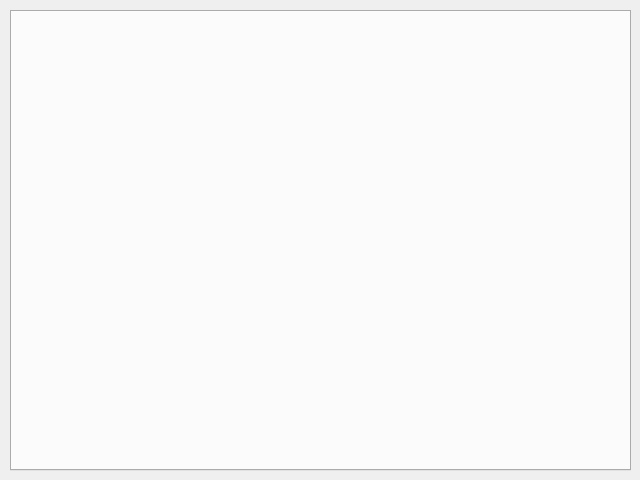
<?xml version="1.0" encoding="UTF-8"?>
<ui version="4.0">
 <class>TimelineTabWidget</class>
 <widget class="QWidget" name="TimelineTabWidget">
  <property name="geometry">
   <rect>
    <x>0</x>
    <y>0</y>
    <width>640</width>
    <height>480</height>
   </rect>
  </property>
  <property name="minimumSize">
   <size>
    <width>640</width>
    <height>480</height>
   </size>
  </property>
  <property name="windowTitle">
   <string>Motion Timeline</string>
  </property>
  <widget class="QTabWidget" name="tabWidget">
   <property name="geometry">
    <rect>
     <x>10</x>
     <y>10</y>
     <width>621</width>
     <height>461</height>
    </rect>
   </property>
   <property name="currentIndex">
    <number>-1</number>
   </property>
  </widget>
 </widget>
 <resources/>
 <connections/>
</ui>
